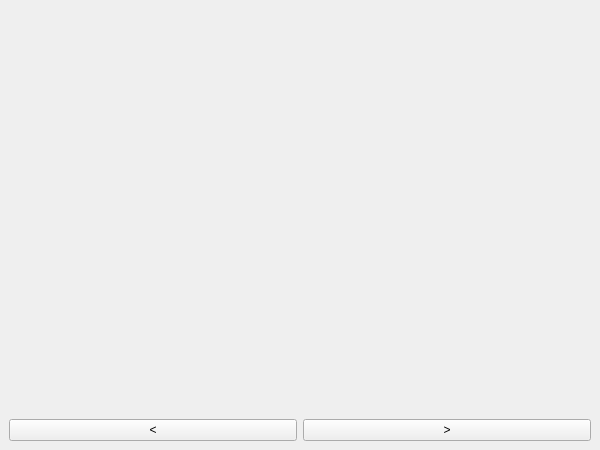
<?xml version="1.0" encoding="UTF-8"?>
<ui version="4.0">
 <class>MainWindow</class>
 <widget class="QMainWindow" name="MainWindow">
  <property name="geometry">
   <rect>
    <x>0</x>
    <y>0</y>
    <width>600</width>
    <height>450</height>
   </rect>
  </property>
  <property name="minimumSize">
   <size>
    <width>600</width>
    <height>450</height>
   </size>
  </property>
  <property name="maximumSize">
   <size>
    <width>600</width>
    <height>450</height>
   </size>
  </property>
  <property name="windowTitle">
   <string>MainWindow</string>
  </property>
  <widget class="QWidget" name="mainlayout">
   <layout class="QVBoxLayout" name="verticalLayout">
    <item>
     <widget class="QLabel" name="image">
      <property name="text">
       <string/>
      </property>
     </widget>
    </item>
    <item>
     <spacer name="spacer">
      <property name="orientation">
       <enum>Qt::Vertical</enum>
      </property>
      <property name="sizeHint" stdset="0">
       <size>
        <width>20</width>
        <height>40</height>
       </size>
      </property>
     </spacer>
    </item>
    <item>
     <layout class="QHBoxLayout" name="layout">
      <item>
       <widget class="QPushButton" name="prev">
        <property name="text">
         <string>&lt;</string>
        </property>
       </widget>
      </item>
      <item>
       <widget class="QPushButton" name="next">
        <property name="text">
         <string>&gt;</string>
        </property>
       </widget>
      </item>
     </layout>
    </item>
   </layout>
  </widget>
 </widget>
 <resources/>
 <connections/>
</ui>
